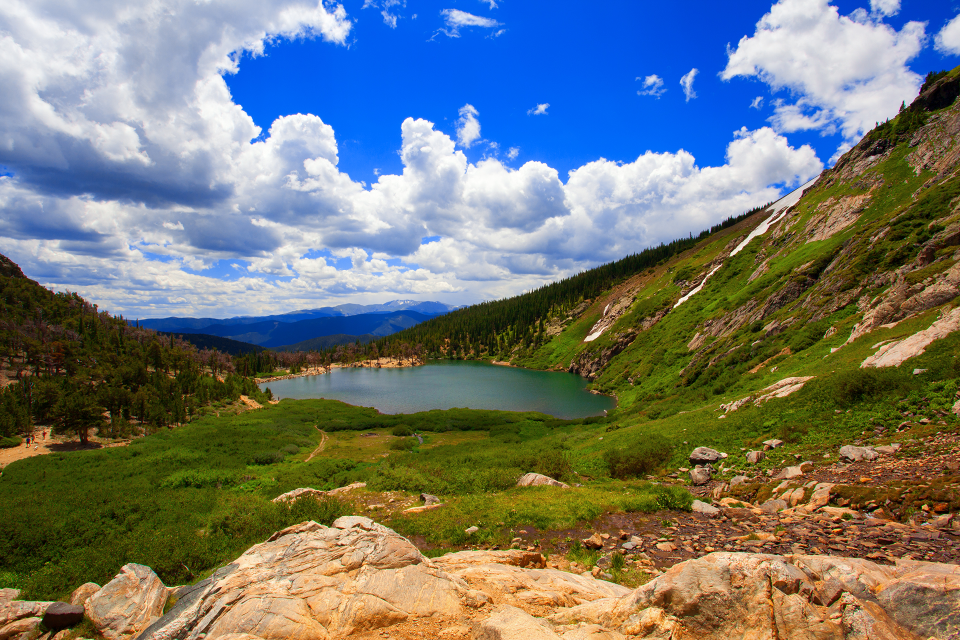
#> input picture network/test_img_large.jpg, 1920 x 1280 px (shown at 1/2 size)
$ jupyter execute resize_img.ipynb   (older library calls are emulated)
#> lines starting #> are read from the running program, lines starting #| are printed output that depends on the picture
[cell 1]
from PIL import Image
import matplotlib.pyplot as plt
import numpy as np
import time

[cell 2]
img = Image.open('test_img_large.jpg')
#> img is the input picture: PIL image 1920x1280 RGB; mean R, G, B 114.6, 120, 115.1
t = time.time()
img = img.resize((img.size[0]//4, img.size[1]//4), Image.ANTIALIAS)
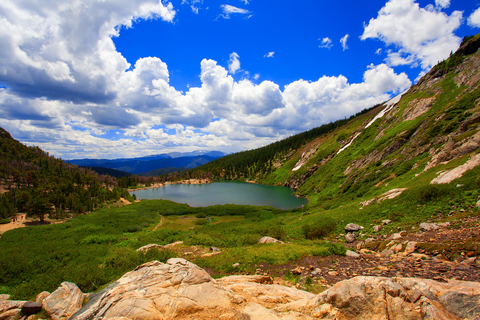
#> img: PIL image 480x320 RGB; mean R, G, B 114.6, 120, 115.1
time.time()-t

[cell 3]
img.size
#> Out = (480, 320)

[cell 4]
img

[cell 5]
t=time.time()
img = plt.imread('test_img_large.jpg')
img = img[::4, ::4]
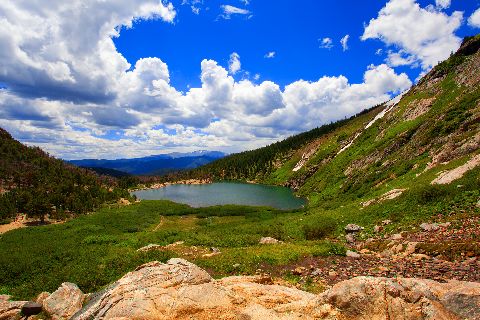
#> img: shape (320, 480, 3); mean R, G, B 114.5, 120.1, 115.3
len(img.tobytes())
time.time()-t
# plt.imshow(img)

[cell 6]
import scipy.misc
img = plt.imread('test_img_large.jpg')
t=time.time()
img = scipy.misc.imresize(img, (320, 480))
# len(img.tobytes())
time.time()-t
plt.imshow(img)
